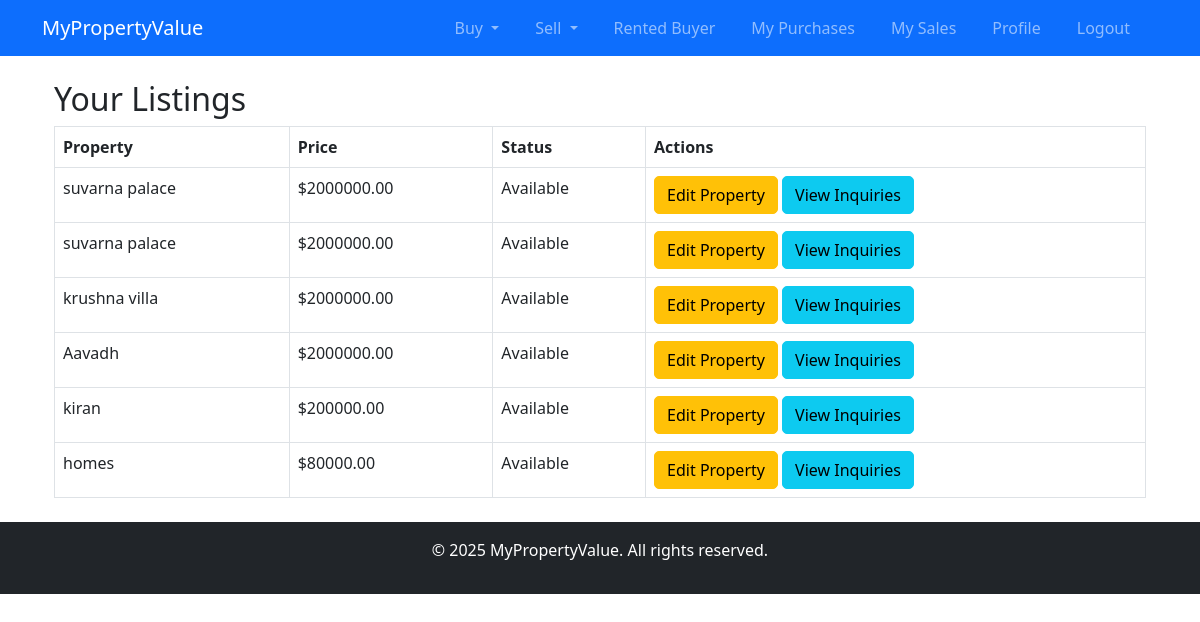
Before: /users/your-listings/ (signed in) with the older database file.
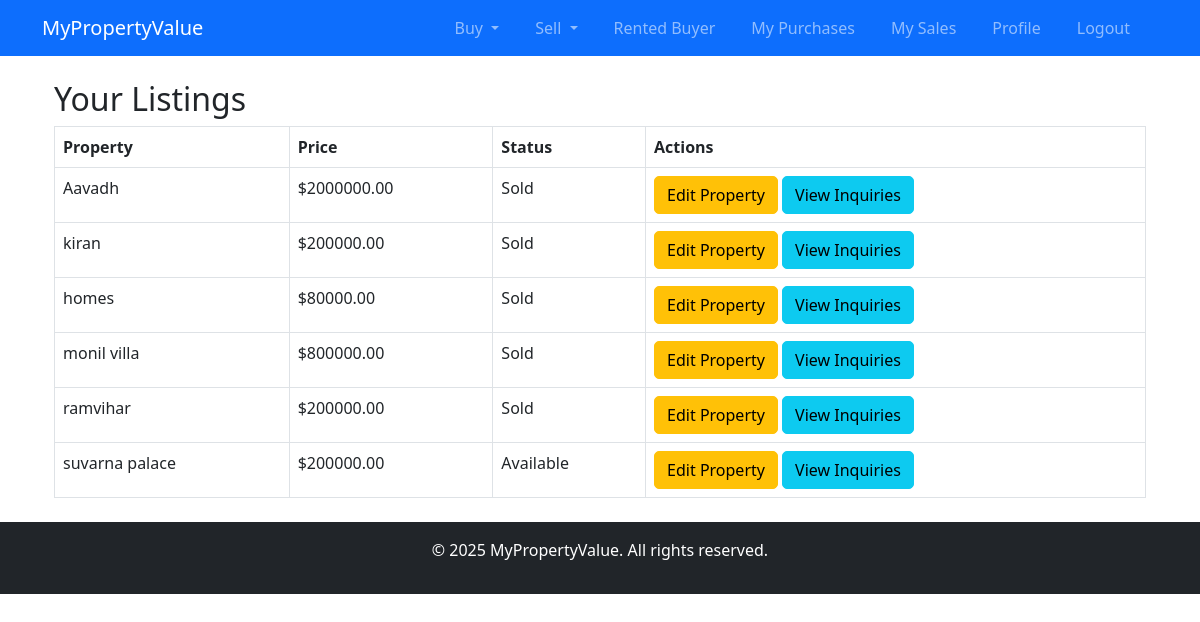
After: the same page with the newer database file.
### users/models.py (models this page shows, shortened)
class Property(models.Model):
    PROPERTY_TYPES = [
        ('Residential', 'Residential'),
        ('Commercial', 'Commercial'),
    ]
    STATUS_CHOICES = [
        ('Available', 'Available'),
        ('Not Available', 'Not Available'),
    ]
    title = models.CharField(max_length=255)
    image = models.ImageField(upload_to='property_images/', blank=True, null=True)
    description = models.TextField()
    price = models.DecimalField(max_digits=12, decimal_places=2)
    property_type = models.CharField(max_length=20, choices=PROPERTY_TYPES)
    location = models.CharField(max_length=255)
    owner = models.ForeignKey(User, on_delete=models.CASCADE)
    name = models.CharField(max_length=255, default="Unnamed Property") # New status field
    is_sold = models.BooleanField(default=False)
    status = models.CharField(max_length=20, choices=STATUS_CHOICES, default='Available')  # Add this field

### users/views.py (the view)
# urls.py: path('your-listings/', your_listings, name='your_listings'),
@login_required
def your_listings(request):
    properties = Property.objects.filter(owner=request.user)
    inquiries = Inquiry.objects.filter(property__owner=request.user)
    return render(request, 'users/your_listings.html', {
        'properties': properties,
        'inquiries': inquiries,
    })

### users/templates/users/your_listings.html
{% extends 'base.html' %} {% block content %}
<div class="container">
  <h2>Your Listings</h2>
  {% if properties %}
  <table class="table table-bordered">
    <thead>
      <tr>
        <th>Property</th>
        <th>Price</th>
        <th>Status</th>
        <th>Actions</th>
      </tr>
    </thead>
    <tbody>
      {% for property in properties %}
      <tr>
        <td>{{ property.title }}</td>
        <td>${{ property.price }}</td>
        <td>{{ property.status }}</td>
        <td>
          <a
            href="{% url 'edit_property' property.id %}"
            class="btn btn-warning"
            >Edit Property</a
          >
          <a
            href="{% url 'view_inquiries' %}?property_id={{ property.id }}"
            class="btn btn-info"
            >View Inquiries</a
          >
        </td>
      </tr>
      {% endfor %}
    </tbody>
  </table>
  {% else %}
  <p>You have no properties listed.</p>
  {% endif %}
</div>
{% endblock %}

Changed rows visible on the page:
removed Property: title "suvarna palace", price "2000000.00", status "Available"
removed Property: title "suvarna palace", price "2000000.00", status "Available"
removed Property: title "krushna villa", price "2000000.00", status "Available"
changed Property "Aavadh": status "Available" → "Sold"
changed Property "kiran": status "Available" → "Sold"
changed Property "homes": status "Available" → "Sold"
added Property: title "monil villa", price "800000.00", status "Sold"
added Property: title "ramvihar", price "200000.00", status "Sold"
added Property: title "suvarna palace", price "200000.00", status "Available"
